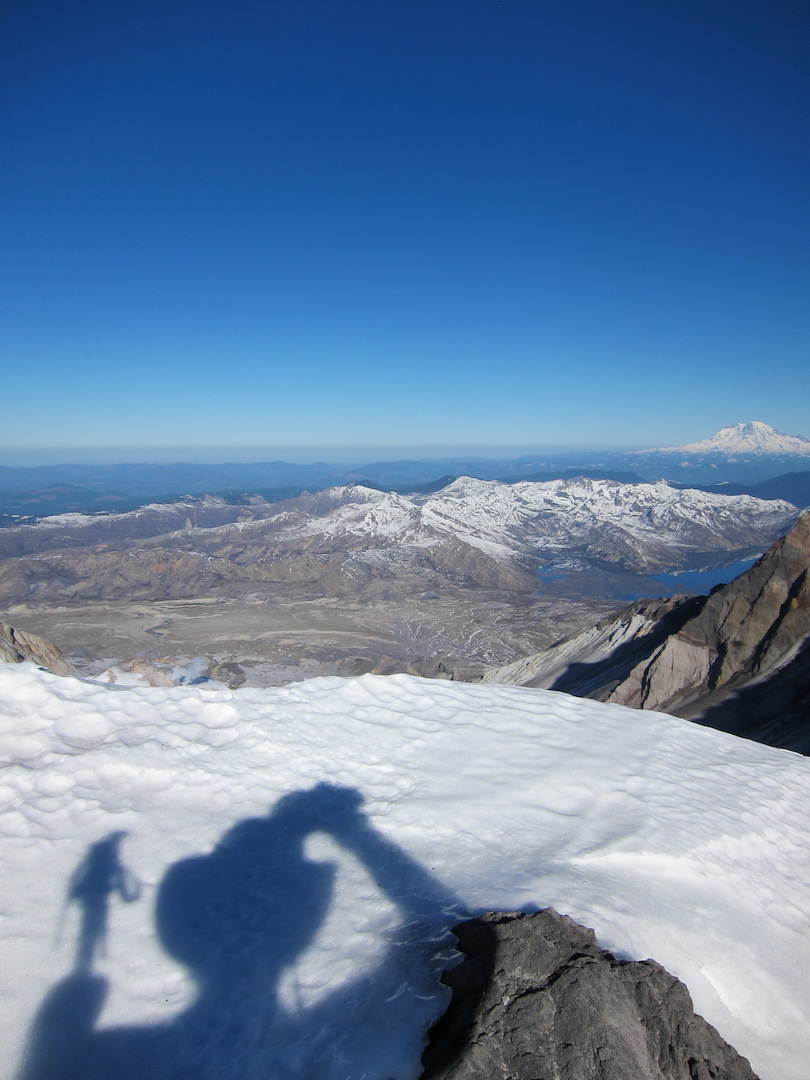
#> input picture Ass2/Images/Mountain/1.jpg, 810 x 1080 px, found by its file name; its folder holds 4 pictures in this run
$ python try5.py
#> lines starting #> are read from the running program, lines starting #| are printed output that depends on the picture
import os
import cv2
import math
import numpy as np
import sift6

def ReadImage(ImageFolderPath):
#> called with ImageFolderPath = 'Images/Mountain'
    Images = []									# Input Images will be stored in this list.

	# Checking if path is of folder.
    if os.path.isdir(ImageFolderPath):                              # If path is of a folder contaning images.
        ImageNames = os.listdir(ImageFolderPath)
        ImageNames_Split = [[int(os.path.splitext(os.path.basename(ImageName))[0]), ImageName] for ImageName in ImageNames]
        ImageNames_Split = sorted(ImageNames_Split, key=lambda x:x[0])
        ImageNames_Sorted = [ImageNames_Split[i][1] for i in range(len(ImageNames_Split))]

        for i in range(len(ImageNames_Sorted)):                     # Getting all image's name present inside the folder.
            ImageName = ImageNames_Sorted[i]
            InputImage = cv2.imread(ImageFolderPath + "/" + ImageName)  # Reading images one by one.
#> InputImage is the input picture: shape (1080, 810, 3); mean B, G, R 162.6, 128.1, 98.9

            # Checking if image is read
            if InputImage is None:
                print("Not able to read image: {}".format(ImageName))
                exit(0)

            Images.append(cv2.resize(InputImage, (InputImage.shape[1], InputImage.shape[0])))                               # Storing images.
            #Images.append(preprocess_image(InputImage))
    else:                                       # If it is not folder(Invalid Path).
        print("\nEnter valid Image Folder Path.\n")

    if len(Images) < 2:
        print("\nNot enough images found. Please provide 2 or more images.\n")
        exit(1)

    return Images

# [36 lines left out: functions match_descriptors, FindMatches, not called in this run]


def FindHomography(Matches, BaseImage_kp, SecImage_kp):
    BaseImage_pts = []
    SecImage_pts = []
    for Match in Matches:
        BaseImage_pts.append(BaseImage_kp[Match[0].queryIdx].pt)
        SecImage_pts.append(SecImage_kp[Match[0].trainIdx].pt)


    BaseImage_pts = np.float32(BaseImage_pts)
    SecImage_pts = np.float32(SecImage_pts)


    (HomographyMatrix, Status) = cv2.findHomography(SecImage_pts, BaseImage_pts, cv2.RANSAC, 4.0)

    #hma = sift6.compute_homography_ransac(SecImage_pts, BaseImage_pts)

    return HomographyMatrix
    #return hma


def GetNewFrame(hm, Sec_Img, Base_Img):

    (Height, Width) = Sec_Img
    im = np.array([[0, Width - 1, Width - 1, 0],
                              [0, 0, Height - 1, Height - 1],
                              [1, 1, 1, 1]])

    fm = np.dot(hm, im)

    [x, y, c] = fm
    x = np.divide(x, c)
    y = np.divide(y, c)

    min_x, max_x = int(round(min(x))), int(round(max(x)))
    min_y, max_y = int(round(min(y))), int(round(max(y)))

    New_Width = max_x
    New_Height = max_y
    Correction = [0, 0]
    if min_x < 0:
        New_Width -= min_x
        Correction[0] = abs(min_x)
    if min_y < 0:
        New_Height -= min_y
        Correction[1] = abs(min_y)
    if New_Width < Base_Img[1] + Correction[0]:
        New_Width = Base_Img[1] + Correction[0]
    if New_Height < Base_Img[0] + Correction[1]:
        New_Height = Base_Img[0] + Correction[1]

    x = np.add(x, Correction[0])
    y = np.add(y, Correction[1])
    oldpts = np.float32([[0, 0],
                                   [Width - 1, 0],
                                   [Width - 1, Height - 1],
                                   [0, Height - 1]])
    newpts = np.float32(np.array([x, y]).transpose())

    hm = cv2.getPerspectiveTransform(oldpts, newpts)

    return [New_Height, New_Width], Correction, hm


def StitchImages(hma,BaseImage,SecImage):
    SecImage_Cyl, mask_x, mask_y = ProjectOnCylinder(1100,SecImage)
    SecImage_Mask = np.zeros(SecImage_Cyl.shape, dtype=np.uint8)
    SecImage_Mask[mask_y, mask_x, :] = 255

    # [7 lines of commented-out code are left out]

    NewFrameSize, Correction, hm = GetNewFrame(hma, SecImage_Cyl.shape[:2], BaseImage.shape[:2])
    SecImage_Transformed = cv2.warpPerspective(SecImage_Cyl, hm, (NewFrameSize[1], NewFrameSize[0]))
    SecImage_Transformed_Mask = cv2.warpPerspective(SecImage_Mask, hm, (NewFrameSize[1], NewFrameSize[0]))
    BaseImage_Transformed = np.zeros((NewFrameSize[0], NewFrameSize[1], 3), dtype=np.uint8)
    BaseImage_Transformed[Correction[1]:Correction[1]+BaseImage.shape[0], Correction[0]:Correction[0]+BaseImage.shape[1]] = BaseImage

    StitchedImage = cv2.bitwise_or(SecImage_Transformed, cv2.bitwise_and(BaseImage_Transformed, cv2.bitwise_not(SecImage_Transformed_Mask)))

    return StitchedImage


def Convert_xy(x, y,center,f):
    #global center, f

    xt = ( f * np.tan( (x - center[0]) / f ) ) + center[0]
    yt = ( (y - center[1]) / np.cos( (x - center[0]) / f ) ) + center[1]

    return xt, yt


def ProjectOnCylinder(fo,im):
    #global w, h, center,  f
#> called with fo = 1100
    h, w = im.shape[:2]
#> h = 1080; w = 810
    center = [w // 2, h // 2]
#> center = [405, 540]
    f =fo

    ti = np.zeros(im.shape, dtype=np.uint8)

    cord_ti =  np.array([np.array([i, j]) for i in range(w) for j in range(h)])
    ti_x = cord_ti[:, 0]
    ti_y = cord_ti[:, 1]

    ii_x, ii_y = Convert_xy(ti_x, ti_y,center,f)

    ii_tl_x = ii_x.astype(int)
    ii_tl_y = ii_y.astype(int)

    withinIndex = (ii_tl_x >= 0) * (ii_tl_x <= (w-2)) * \
                  (ii_tl_y >= 0) * (ii_tl_y <= (h-2))

    ti_x = ti_x[withinIndex]
    ti_y = ti_y[withinIndex]

    ii_x = ii_x[withinIndex]
    ii_y = ii_y[withinIndex]

    ii_tl_x = ii_tl_x[withinIndex]
    ii_tl_y = ii_tl_y[withinIndex]

    dx = ii_x - ii_tl_x
    dy = ii_y - ii_tl_y

    weight_tl = (1.0 - dx) * (1.0 - dy)
    weight_tr = (dx)       * (1.0 - dy)
    weight_bl = (1.0 - dx) * (dy)
    weight_br = (dx)       * (dy)

    ti[ti_y, ti_x, :] = ( weight_tl[:, None] * im[ii_tl_y,     ii_tl_x,     :] ) + \
                                      ( weight_tr[:, None] * im[ii_tl_y,     ii_tl_x + 1, :] ) + \
                                      ( weight_bl[:, None] * im[ii_tl_y + 1, ii_tl_x,     :] ) + \
                                      ( weight_br[:, None] * im[ii_tl_y + 1, ii_tl_x + 1, :] )


    min_x = min(ti_x)
#> min_x = 17

    ti = ti[:, min_x : -min_x, :]
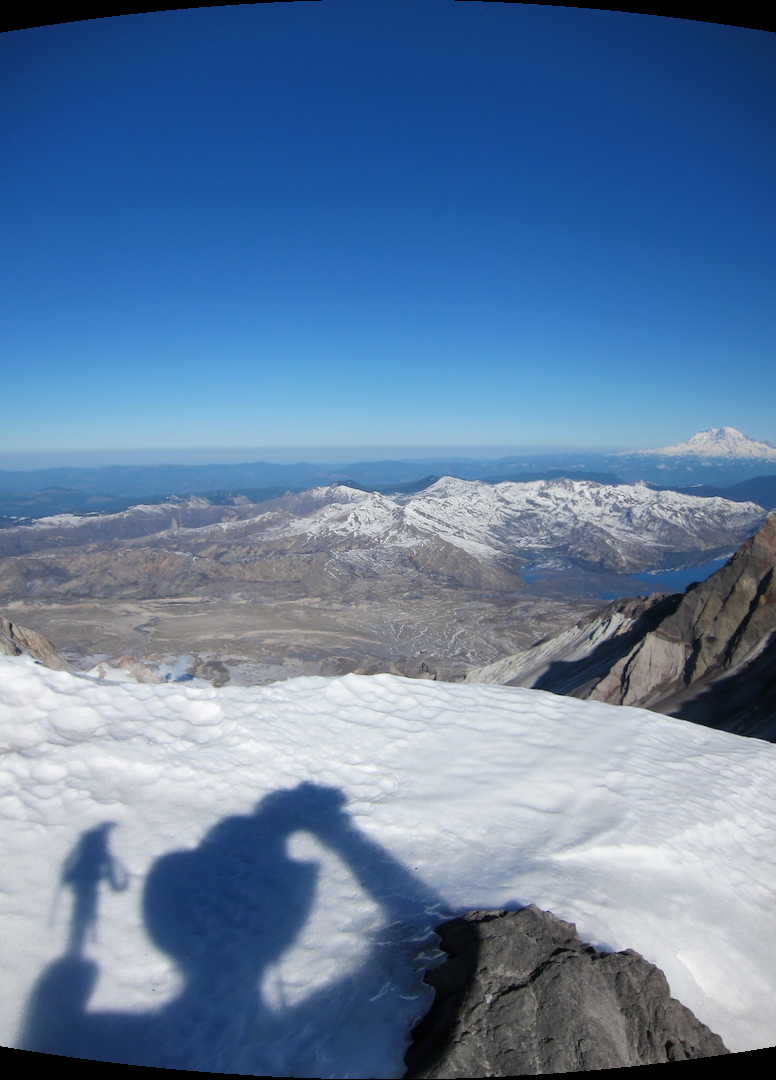
#> ti: shape (1080, 776, 3); mean of channels 0, 1, 2 158.8, 124.9, 96.2; drawn as B, G, R

    return ti, ti_x-min_x, ti_y


# [12 lines left out: function preprocess_image, not called in this run]


if __name__ == "__main__":
    Images = ReadImage("Images/Mountain")
    #Images[0]=cv2.resize(Images[0], (Images[0].shape[1]//2, Images[0].shape[0]//2))

    baseImage, _, _ = ProjectOnCylinder(1100,Images[0])

    homo=[]
    for i in range(1, len(Images)):
        img1=cv2.resize(Images[i-1], (Images[i-1].shape[1], Images[i].shape[0]))
        img2=cv2.resize(Images[i], (Images[i].shape[1], Images[i].shape[0]))
        #img1, _, _ = ProjectOnCylinder(1100,img1)
        #img2, _, _ = ProjectOnCylinder(1100,img2)
        Sift = cv2.SIFT_create()
        img1_kp, img1_des =  Sift.detectAndCompute((cv2.cvtColor(img1, cv2.COLOR_BGR2GRAY)),None)
        img2_kp, img2_des =  Sift.detectAndCompute((cv2.cvtColor(img2, cv2.COLOR_BGR2GRAY)),None)
        #matches_a, matches_b = sift6.get_matches(img2, img2)
        BF_Matcher = cv2.BFMatcher()
        InitialMatches = BF_Matcher.knnMatch(img1_des, img2_des, k=2)

        GoodMatches = []
        for m, n in InitialMatches:
           if m.distance < 0.75 * n.distance:
              GoodMatches.append([m])

        hma=FindHomography(GoodMatches, img1_kp, img2_kp)
        #hma = sift6.compute_homography_ransac(matches_a, matches_b)
        homo.append(hma)


    for i in range(1, len(Images)):
        #print(i)

        ci = StitchImages(homo[i-1],baseImage,Images[i])

        baseImage = ci.copy()
#> this loop made 3 passes
#> pass 1, in ProjectOnCylinder (call 2), `ti = ti[:, min_x : -min_x, :]`:
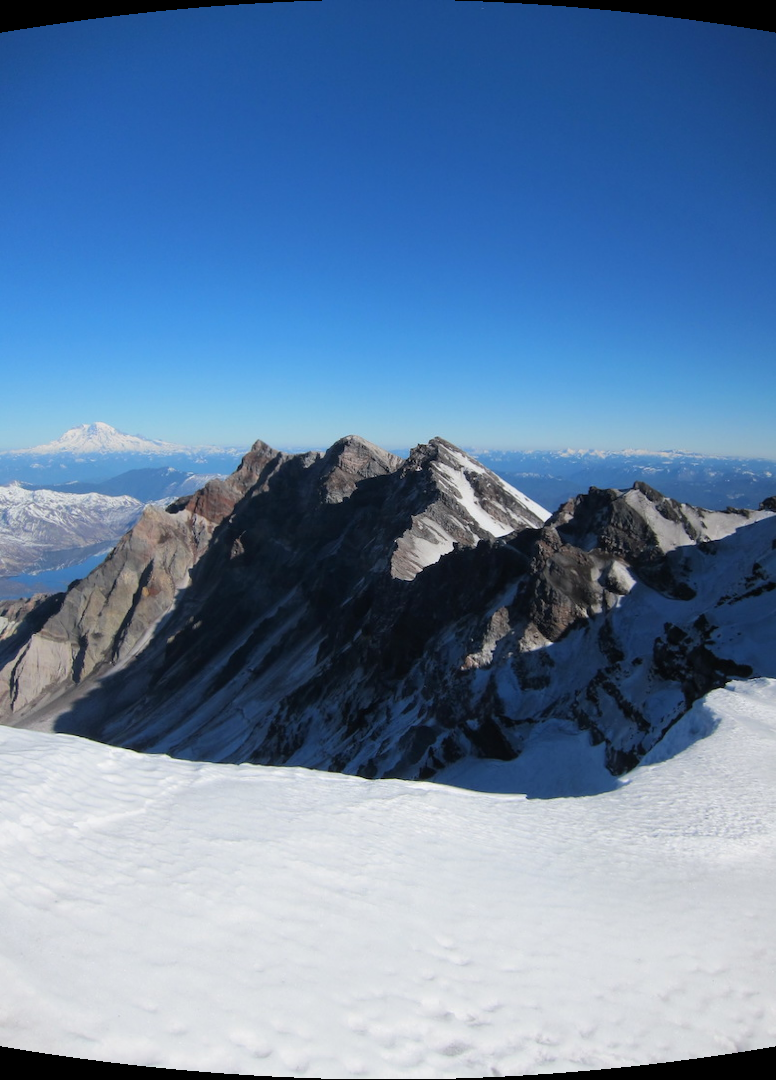
#> ti: shape (1080, 776, 3); mean of channels 0, 1, 2 166, 131.4, 101.9; drawn as B, G, R
#> pass 1, in StitchImages, `SecImage_Transformed_Mask = cv2.warpPerspective(SecImage_Mask, hm, (Ne..`:
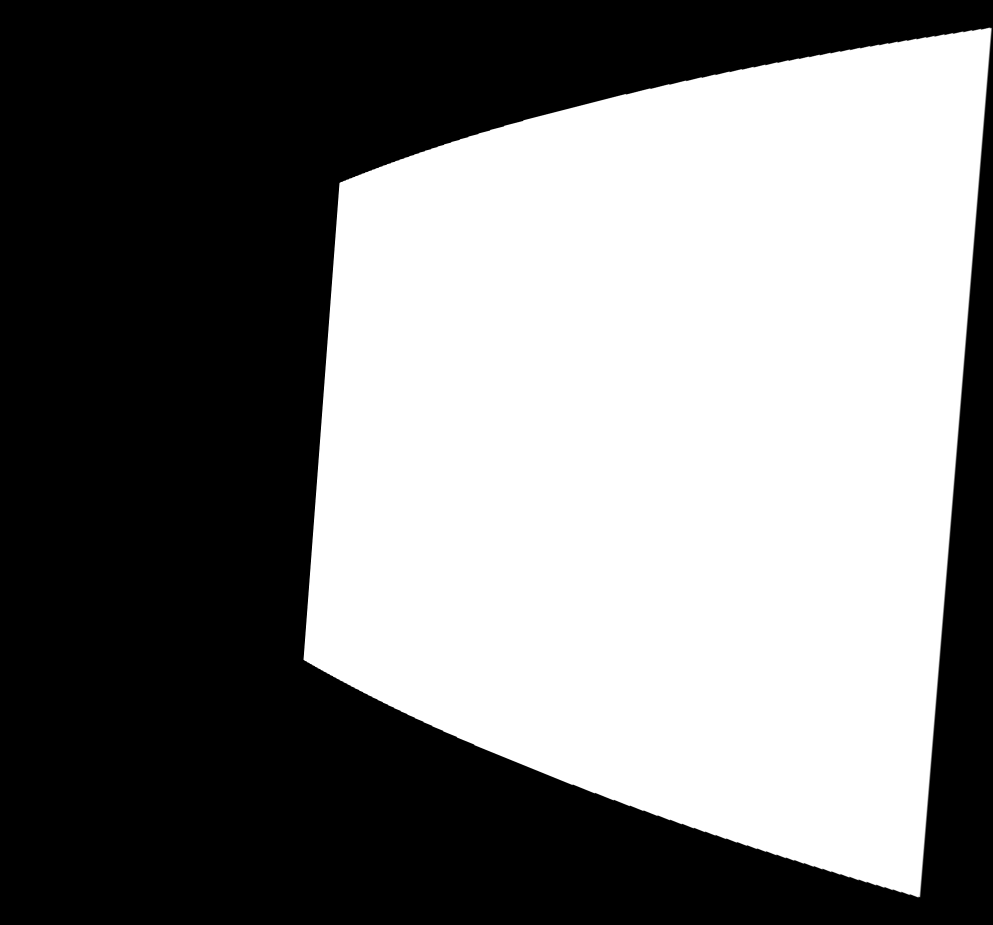
#> SecImage_Transformed_Mask: shape (1850, 1986, 3) (shown at 1/2 size); min 0, max 255, mean 124
#> pass 1, in StitchImages, `StitchedImage = cv2.bitwise_or(SecImage_Transformed, cv2.bitwise_and(B..`:
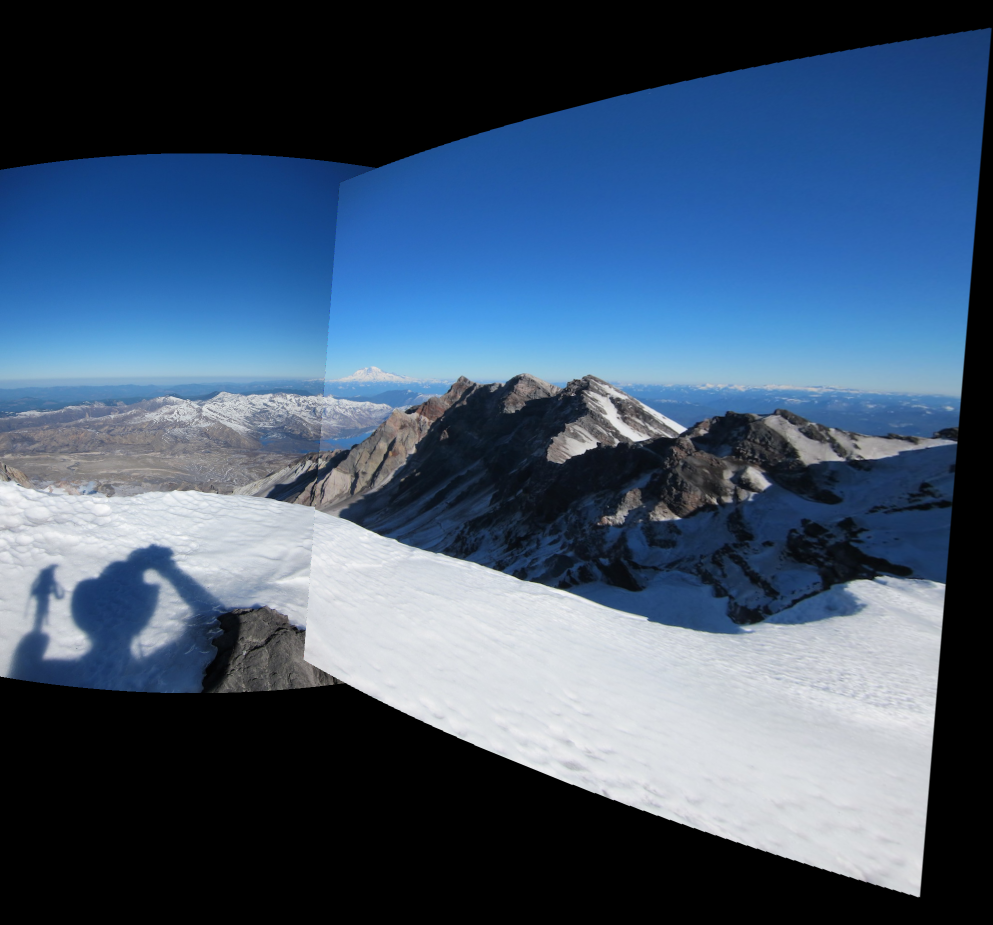
#> StitchedImage: shape (1850, 1986, 3) (shown at 1/2 size); mean of channels 0, 1, 2 111.5, 87.3, 67; drawn as B, G, R

        # [4 lines of commented-out code are left out]

    cv2.imwrite("Stitched_Panorama.png", baseImage)
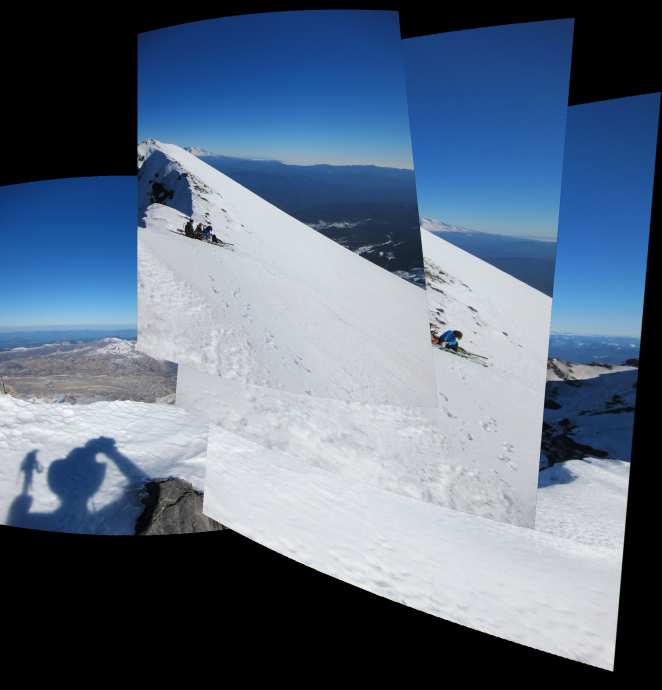
#> saved as Stitched_Panorama.png: shape (2070, 1986, 3) (shown at 1/3 size); mean B, G, R 129.7, 109, 92.5
